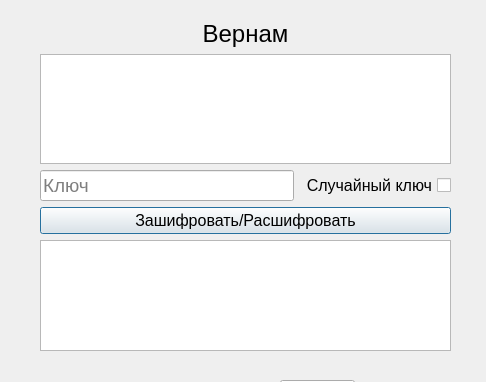
<?xml version="1.0" encoding="UTF-8"?>
<ui version="4.0">
 <class>Vernam</class>
 <widget class="QDialog" name="Vernam">
  <property name="geometry">
   <rect>
    <x>0</x>
    <y>0</y>
    <width>486</width>
    <height>382</height>
   </rect>
  </property>
  <property name="windowTitle">
   <string>Vernam</string>
  </property>
  <widget class="QWidget" name="layoutWidget">
   <property name="geometry">
    <rect>
     <x>40</x>
     <y>20</y>
     <width>411</width>
     <height>331</height>
    </rect>
   </property>
   <layout class="QVBoxLayout" name="verticalLayout">
    <item>
     <widget class="QLabel" name="cypherName">
      <property name="font">
       <font>
        <pointsize>18</pointsize>
       </font>
      </property>
      <property name="text">
       <string>Вернам</string>
      </property>
      <property name="alignment">
       <set>Qt::AlignCenter</set>
      </property>
     </widget>
    </item>
    <item>
     <widget class="QTextEdit" name="input">
      <property name="font">
       <font>
        <pointsize>14</pointsize>
       </font>
      </property>
     </widget>
    </item>
    <item>
     <layout class="QHBoxLayout" name="horizontalLayout">
      <item>
       <widget class="QLineEdit" name="key">
        <property name="font">
         <font>
          <pointsize>14</pointsize>
         </font>
        </property>
        <property name="placeholderText">
         <string>Ключ</string>
        </property>
       </widget>
      </item>
      <item>
       <widget class="QCheckBox" name="randomKey">
        <property name="font">
         <font>
          <pointsize>12</pointsize>
         </font>
        </property>
        <property name="layoutDirection">
         <enum>Qt::RightToLeft</enum>
        </property>
        <property name="text">
         <string>Случайный ключ</string>
        </property>
       </widget>
      </item>
     </layout>
    </item>
    <item>
     <widget class="QPushButton" name="encryptDecrypt">
      <property name="font">
       <font>
        <pointsize>12</pointsize>
       </font>
      </property>
      <property name="layoutDirection">
       <enum>Qt::LeftToRight</enum>
      </property>
      <property name="text">
       <string>Зашифровать/Расшифровать</string>
      </property>
     </widget>
    </item>
    <item>
     <widget class="QTextEdit" name="output">
      <property name="font">
       <font>
        <pointsize>14</pointsize>
       </font>
      </property>
      <property name="readOnly">
       <bool>true</bool>
      </property>
     </widget>
    </item>
   </layout>
  </widget>
  <widget class="QPushButton" name="pushButton_2">
   <property name="geometry">
    <rect>
     <x>280</x>
     <y>380</y>
     <width>75</width>
     <height>23</height>
    </rect>
   </property>
   <property name="text">
    <string>PushButton</string>
   </property>
  </widget>
 </widget>
 <resources/>
 <connections/>
</ui>
